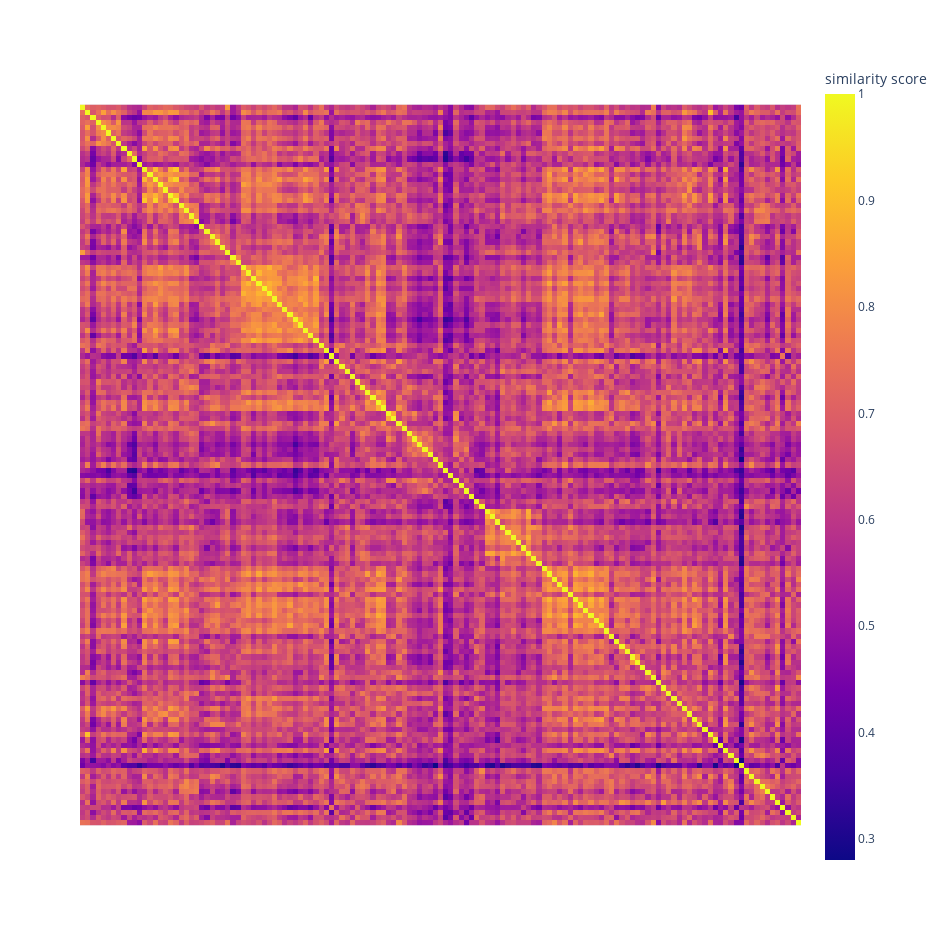

Notebook cell for this chart:
### Markdown cell above
### Showing the heatmap of the full corpus
The cluster of stories by Montague Rhodes James, starting with _A View from a Hill_ (29|29) and ending with _Mr Humphreys and his Inheritance_ (45|45) can be found in the upper left corner, however, the Heatmap is not very concise. To display information about the coordinates, the story titles and the similarity score, hover over the point you want to explore on the heatmap.

### Code cell
similarity_df = pd.DataFrame(data=similarities_with_authors, index = similarities_with_authors.keys())
print("Coordinates of the eerie Stories:")
for key in similarities_with_authors.keys():
    for story in eerie_Stories:
        if story in key and key.find("The Glamour Of The Snow") == -1:
            coordinate = key.split(":")[0]
            print(coordinate+"|"+coordinate+": "+story)


fig = px.imshow(similarity_df, labels=dict(color="similarity score"))
fig.layout.height = 950
fig.layout.width = 950
#fig.update_layout(coloraxis_showscale=False)
fig.update_xaxes(visible=False)
fig.update_yaxes(visible=False)
fig.show()

### Figure 1 — Plotly figure (JSON) as saved in the notebook; plotly's stock layout.template omitted (floating-point values rounded to 4 significant figures; data arrays with more than 128 entries replaced by an {"elided": "..."} marker saying what was removed)
{"data": [{"coloraxis": "coloraxis", "hovertemplate": "x: %{x}<br>y: %{y}<br>similarity score: %{z}<extra></extra>", "name": "0", "type": "heatmap", "x": {"elided": "139 str values"}, "xaxis": "x", "y": {"elided": "139 str values"}, "yaxis": "y", "z": {"elided": "139x139 float values"}}], "layout": {"coloraxis": {"colorbar": {"title": {"text": "similarity score"}}, "colorscale": [[0, "#0d0887"], [0.1111, "#46039f"], [0.2222, "#7201a8"], [0.3333, "#9c179e"], [0.4444, "#bd3786"], [0.5556, "#d8576b"], [0.6667, "#ed7953"], [0.7778, "#fb9f3a"], [0.8889, "#fdca26"], [1, "#f0f921"]]}, "height": 950, "margin": {"t": 60}, "width": 950, "xaxis": {"anchor": "y", "constrain": "domain", "domain": [0, 1], "scaleanchor": "y", "visible": false}, "yaxis": {"anchor": "x", "autorange": "reversed", "constrain": "domain", "domain": [0, 1], "visible": false}}}
